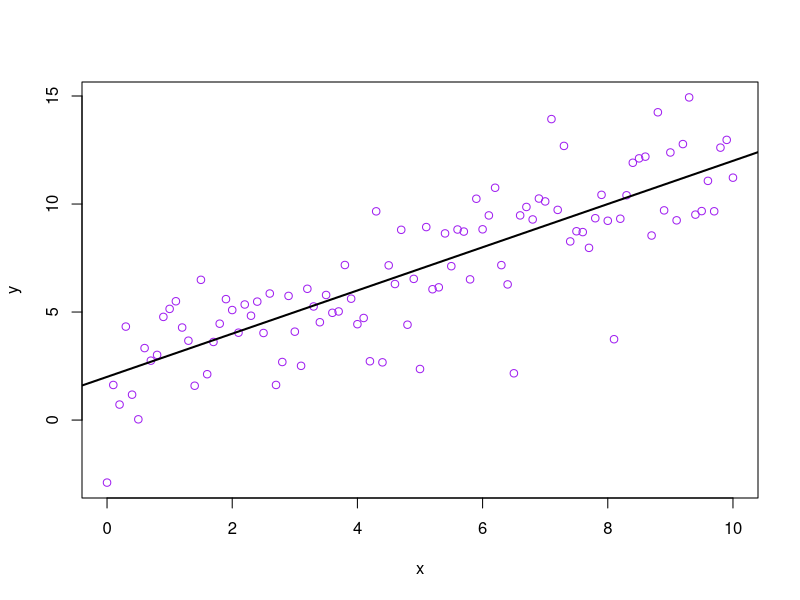
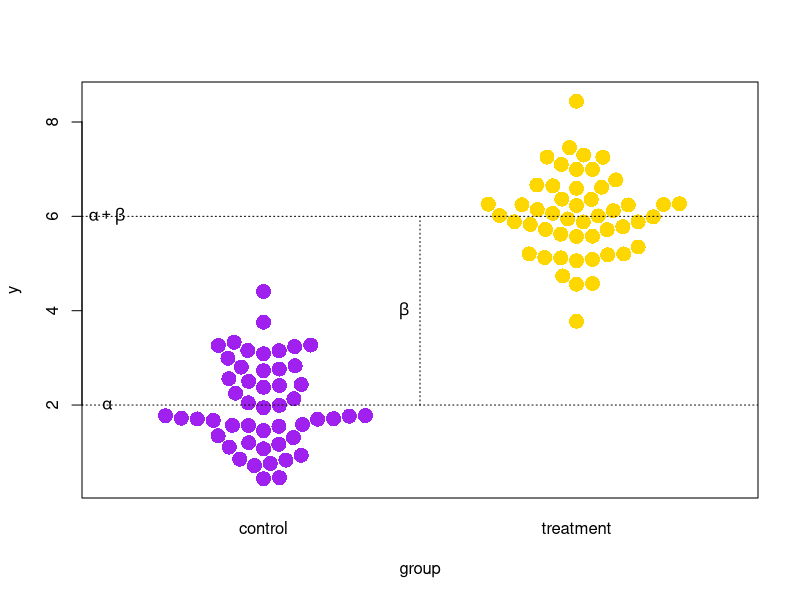
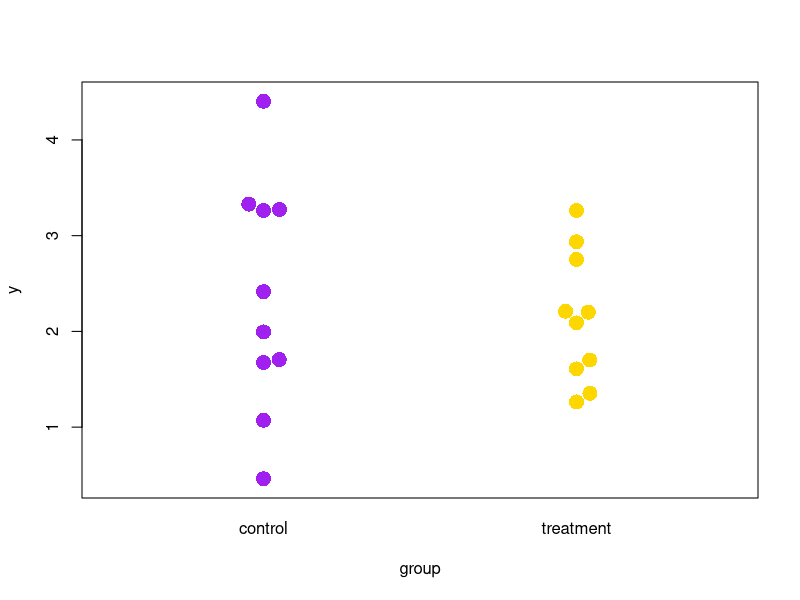
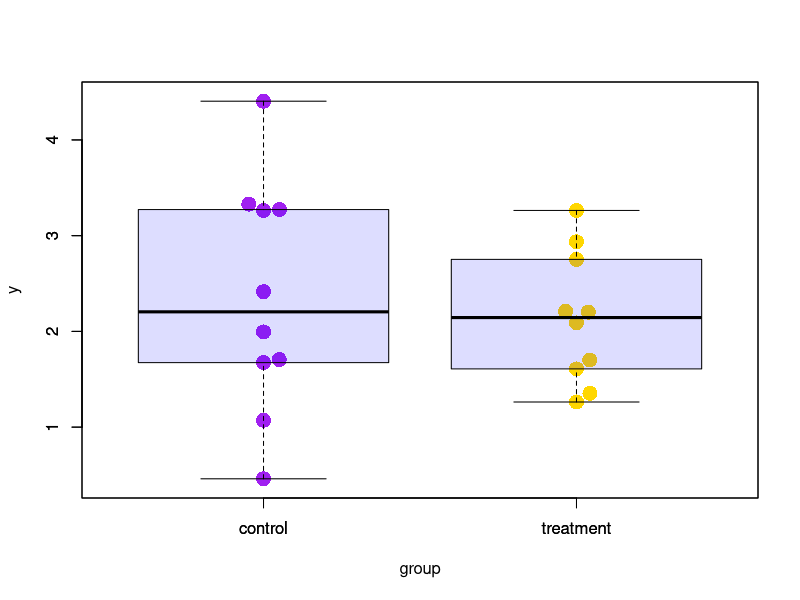
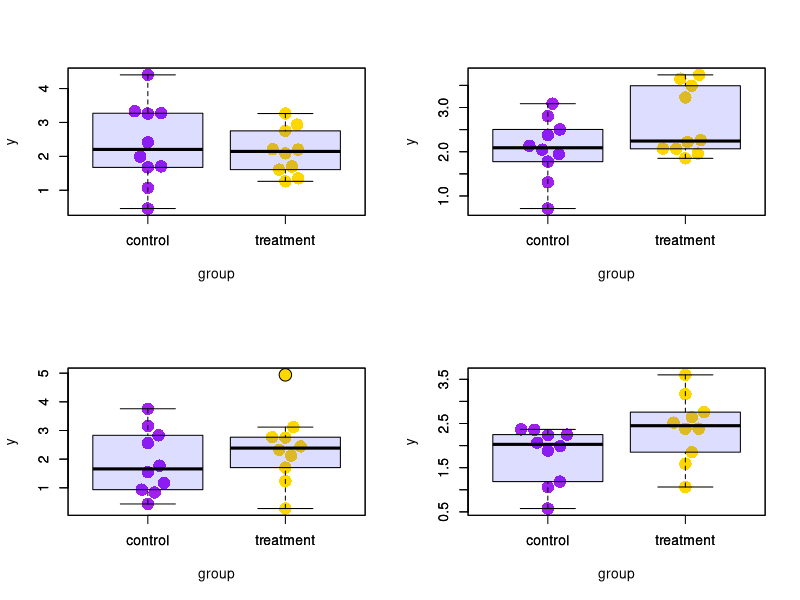
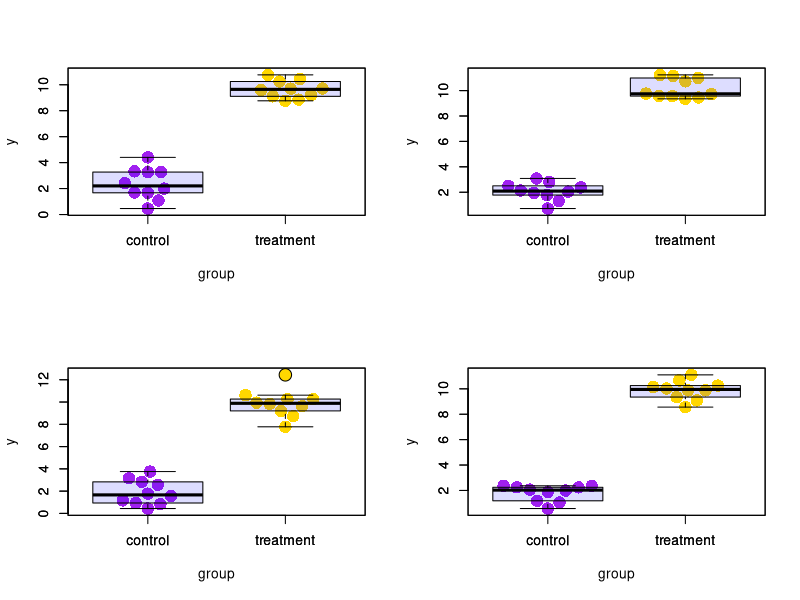
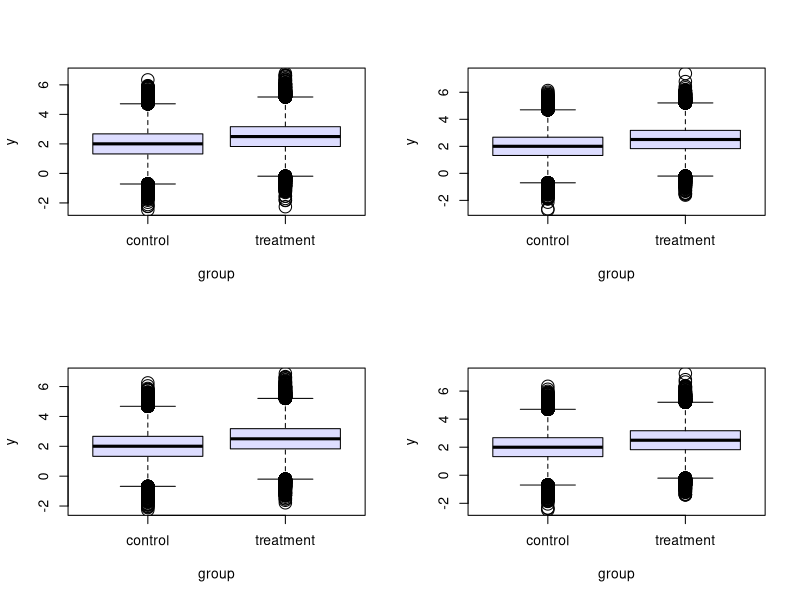

The R script that drew these images, in order:
## ---- chunk 1
knitr::opts_chunk$set(echo = FALSE)
library(beeswarm)
library(knitr)
library(kableExtra)
beeswarm_sim <- function(n, mean1, mean2, add_means=FALSE, add_beeswarm=TRUE){
  group_1 <- rnorm(n, mean=mean1)
  group_2 <- rnorm(n, mean=mean2)
  df <- data.frame(
    group=c(rep("control", n), rep("treatment", n)),
    y=c(group_1, group_2)
  )
  if(add_beeswarm){
    beeswarm(y ~ group, data=df, col=c("purple", "gold"), pch=16, cex=2)
  }
  if(add_means){
    boxplot(y ~ group, data=df, add=add_beeswarm, col="#0000ff22", cex=2)
  }
}
## ---- chunk 2
df <- data.frame(Exposure = c("Exposed", "Unexposed"), 
                 Outcome = linebreak(c("a", "b")), 
                 NoOutcome = linebreak(c("c", "d")))
kable(df, col.names = c("", "Outcome", "No Outcome"), escape = F,
      caption="Example 2x2 Table") %>%
  kable_styling(latex_options = "hold_position")
## ---- chunk 3
x <- seq(0, 10, by=0.1)
y <- 2 + x * 1 + rnorm(length(x), sd=2)
plot(y ~ x, col='purple')
abline(a=2, b=1, col='black', lwd=2)
## ---- chunk 4
df <- data.frame(Data_Type = c("continuous", "counts", "binary"), 
                 Mean = linebreak(c("linear", "log-linear", "logistic-linear")),
                 Link = linebreak(c("g(y) = y",
                                    "g(y) = log(y)",
                                    "g(y) = logit(y)")),
                 Distribution = linebreak(c("Gaussian", "Poisson", "Bernoulli")),
                 Measure = linebreak(c("risk difference", "log risk ratio", "log odds ratio")))
kable(df, col.names = c("Data Type", "Mean", "Link Function", "Statistical Distribution", "Coefficients"), escape = F,
      caption="Common Mean Relationships and Distributions in Epidemiology") %>%
  kable_styling(latex_options = "hold_position", font_size=8) %>% row_spec(0,bold=TRUE)
## ---- chunk 5
set.seed(0)
beeswarm_sim(n=50, mean1=2.0, mean2=6.0)
abline(2.0, 0, lty='dotted')
abline(6.0, 0, lty='dotted')
segments(x0=1.5, x1=1.5, y0=2.0, y1=6.0, lty='dotted')
text(x=0.5, y=2, expression(alpha))
text(x=1.45, y=4, expression(beta))
text(x=0.5, y=6, expression(alpha + beta))
## ---- chunk 6
set.seed(0)
beeswarm_sim(n=10, mean1=2.0, mean2=2.5)
## ---- chunk 7
set.seed(0)
beeswarm_sim(n=10, mean1=2.0, mean2=2.5, add_means=TRUE)
## ---- chunk 8
set.seed(0)
par(mfrow=c(2, 2))
for(i in 1:4){
  beeswarm_sim(n=10, mean1=2.0, mean2=2.5, add_means=TRUE)
}
## ---- chunk 9
set.seed(0)
par(mfrow=c(2, 2))
for(i in 1:4){
  beeswarm_sim(n=10, mean1=2., mean2=10., add_means=TRUE)
}
## ---- chunk 10
set.seed(0)
par(mfrow=c(2, 2))
for(i in 1:4){
  beeswarm_sim(n=100000, mean1=2.0, mean2=2.5, add_means=TRUE, add_beeswarm=FALSE)
}
